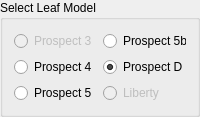
      <widget class="QGroupBox" name="groupBox">
       <property name="minimumSize">
        <size>
         <width>200</width>
         <height>115</height>
        </size>
       </property>
       <property name="maximumSize">
        <size>
         <width>200</width>
         <height>130</height>
        </size>
       </property>
       <property name="baseSize">
        <size>
         <width>0</width>
         <height>0</height>
        </size>
       </property>
       <property name="whatsThis">
        <string>&lt;html&gt;&lt;head/&gt;&lt;body&gt;&lt;p&gt;Select an Optical Leaf Properties Model&lt;/p&gt;&lt;/body&gt;&lt;/html&gt;</string>
       </property>
       <property name="title">
        <string>Select Leaf Model</string>
       </property>
       <property name="checkable">
        <bool>false</bool>
       </property>
       <layout class="QGridLayout" name="gridLayout_6">
        <item row="0" column="1">
         <widget class="QRadioButton" name="B_Prospect3">
          <property name="enabled">
           <bool>false</bool>
          </property>
          <property name="text">
           <string>Prospect 3</string>
          </property>
         </widget>
        </item>
        <item row="0" column="2">
         <widget class="QRadioButton" name="B_Prospect5b">
          <property name="text">
           <string>Prospect 5b</string>
          </property>
         </widget>
        </item>
        <item row="1" column="2">
         <widget class="QRadioButton" name="B_ProspectD">
          <property name="text">
           <string>Prospect D</string>
          </property>
          <property name="checked">
           <bool>true</bool>
          </property>
         </widget>
        </item>
        <item row="1" column="1">
         <widget class="QRadioButton" name="B_Prospect4">
          <property name="text">
           <string>Prospect 4</string>
          </property>
         </widget>
        </item>
        <item row="2" column="1">
         <widget class="QRadioButton" name="B_Prospect5">
          <property name="text">
           <string>Prospect 5</string>
          </property>
         </widget>
        </item>
        <item row="2" column="2">
         <widget class="QRadioButton" name="B_Liberty">
          <property name="enabled">
           <bool>false</bool>
          </property>
          <property name="text">
           <string>Liberty</string>
          </property>
         </widget>
        </item>
       </layout>
      </widget>
